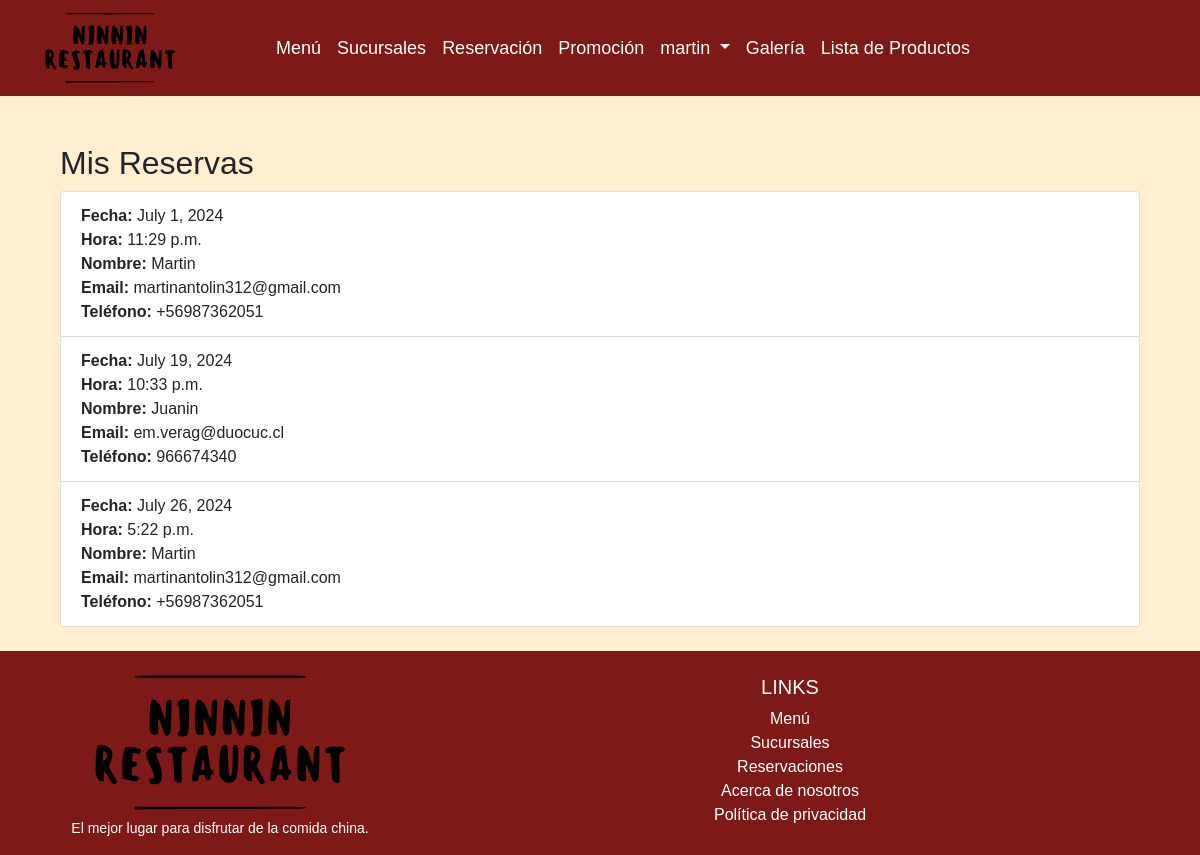
Page /clientes/mis_reservas/ (signed in) on the earlier database version.
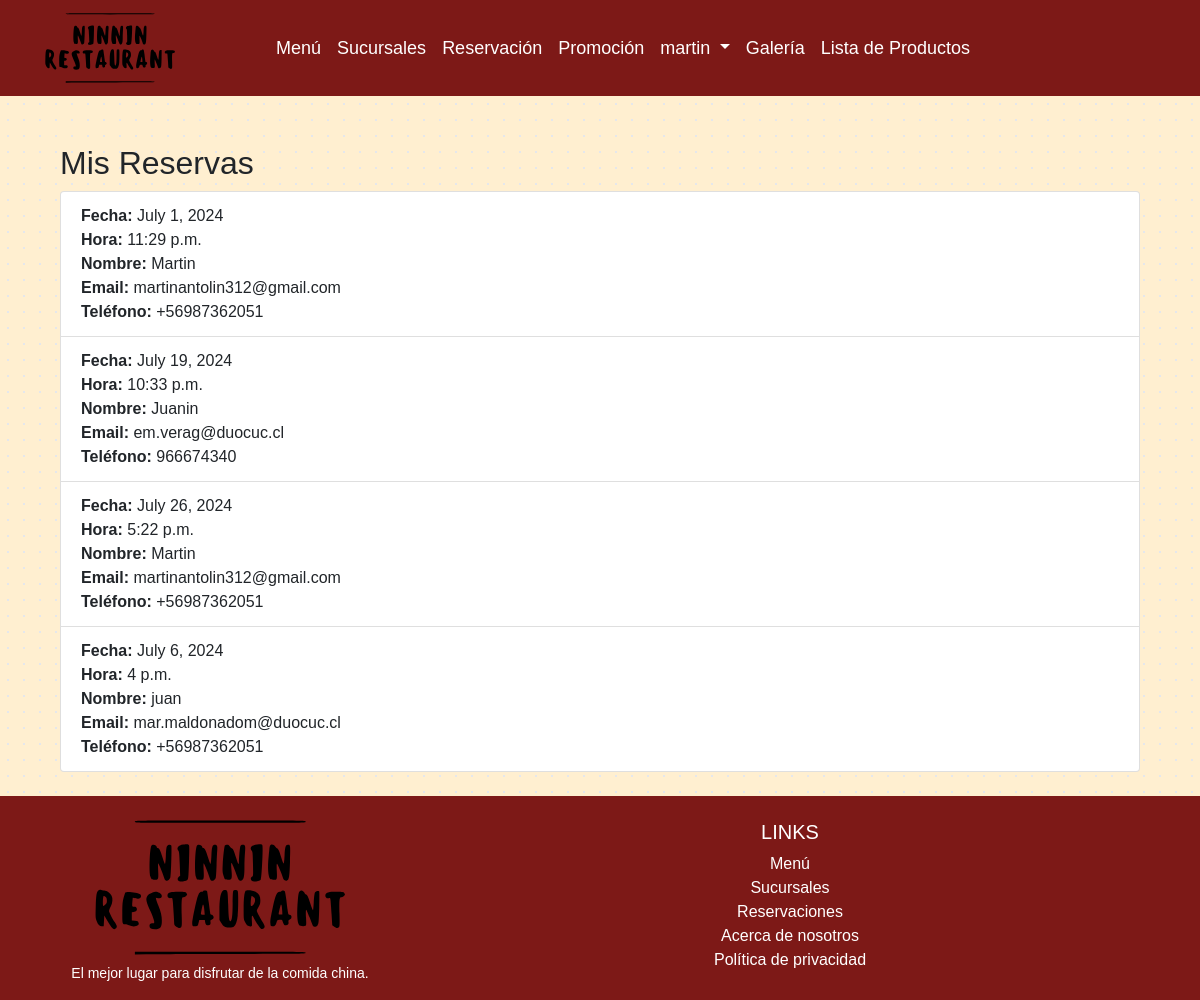
Same page on the later database version.
### clientes/models.py (models this page shows, shortened)
class Reserva(models.Model):
    id_reserva = models.AutoField(db_column='idreserva', primary_key=True)
    cli_reserva = models.ForeignKey(Cliente, on_delete=models.CASCADE)
    nombre = models.CharField(max_length=100)
    email = models.EmailField()
    telefono = models.CharField(max_length=45)
    fecha_reserva = models.DateField()
    hora = models.TimeField()

### clientes/views.py (the view)
# urls.py: path('mis_reservas/', views.mis_reservas, name='mis_reservas'),
@login_required
def mis_reservas(request):
    try:
        cliente = request.user.cliente  # Asumiendo que tienes un perfil de cliente relacionado con el usuario
        reservas = Reserva.objects.filter(cli_reserva=cliente)
    except Cliente.DoesNotExist:
        reservas = None
    return render(request, 'reservas/mis_reservas.html', {'reservas': reservas})

### clientes/templates/reservas/mis_reservas.html
{% extends "clientes/base.html" %}
{% block content %}
<div class="container mt-5">
    <h2>Mis Reservas</h2>
    {% if reservas %}
        <ul class="list-group">
            {% for reserva in reservas %}
                <li class="list-group-item">
                    <strong>Fecha:</strong> {{ reserva.fecha_reserva }} <br>
                    <strong>Hora:</strong> {{ reserva.hora }} <br>
                    <strong>Nombre:</strong> {{ reserva.nombre }} <br>
                    <strong>Email:</strong> {{ reserva.email }} <br>
                    <strong>Teléfono:</strong> {{ reserva.telefono }} <br>
                </li>
            {% endfor %}
        </ul>
    {% else %}
        <p>No tienes reservas.</p>
    {% endif %}
</div>
{% endblock %}

Differences in the rows shown:
added Reserva: fecha_reserva "July 6, 2024", hora "4 p.m.", nombre "juan", email "mar.maldonadom@duocuc.cl", telefono "+56987362051"
